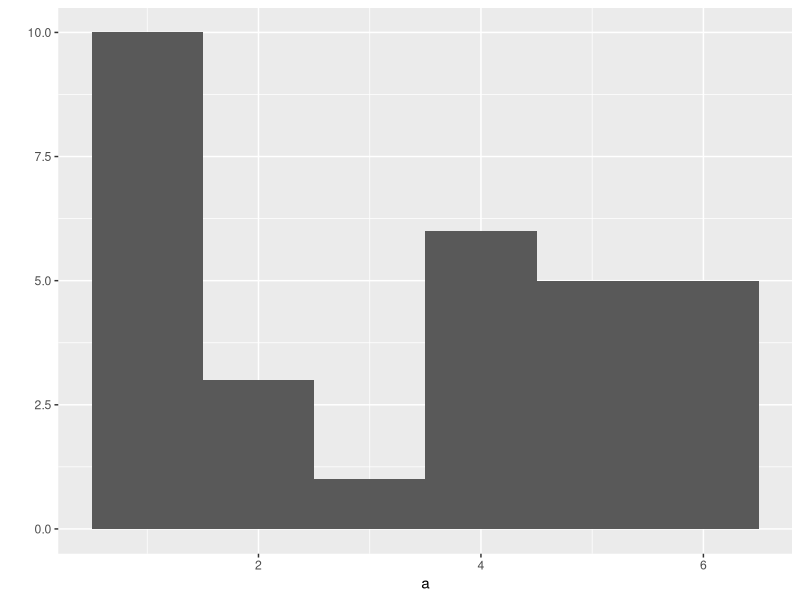
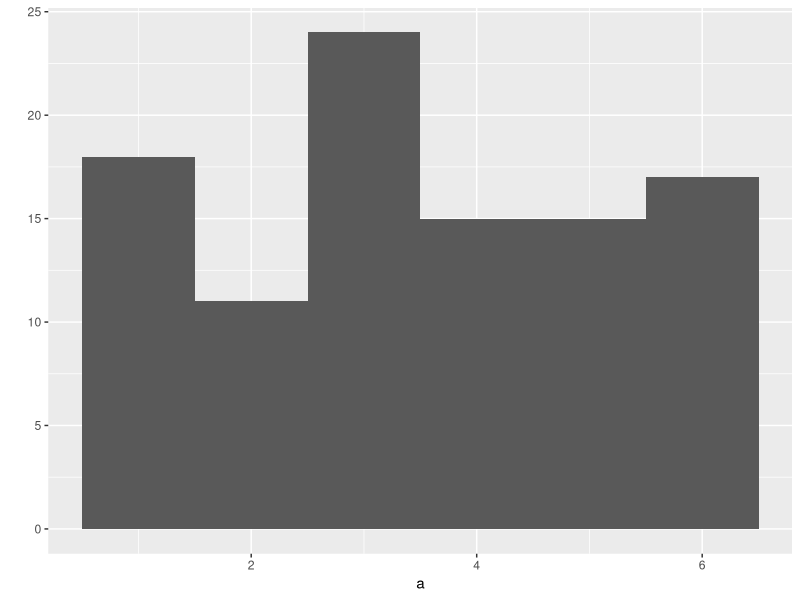
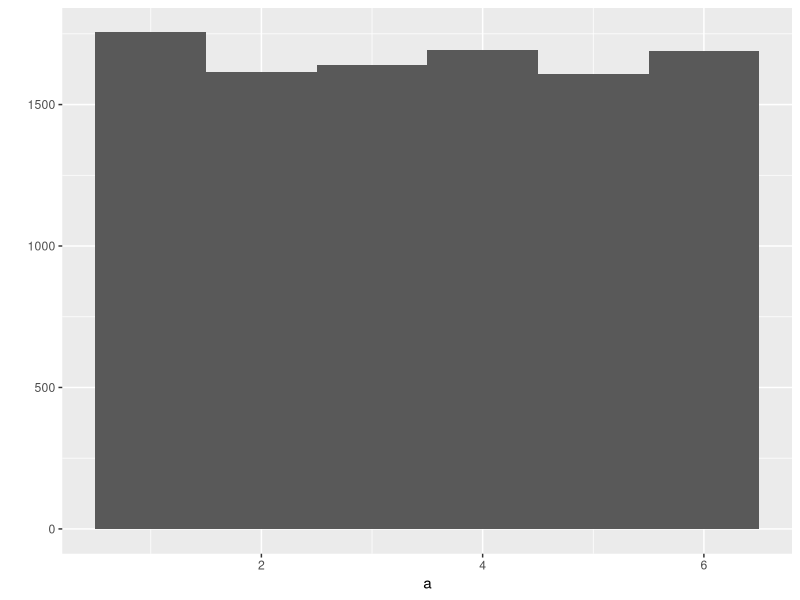
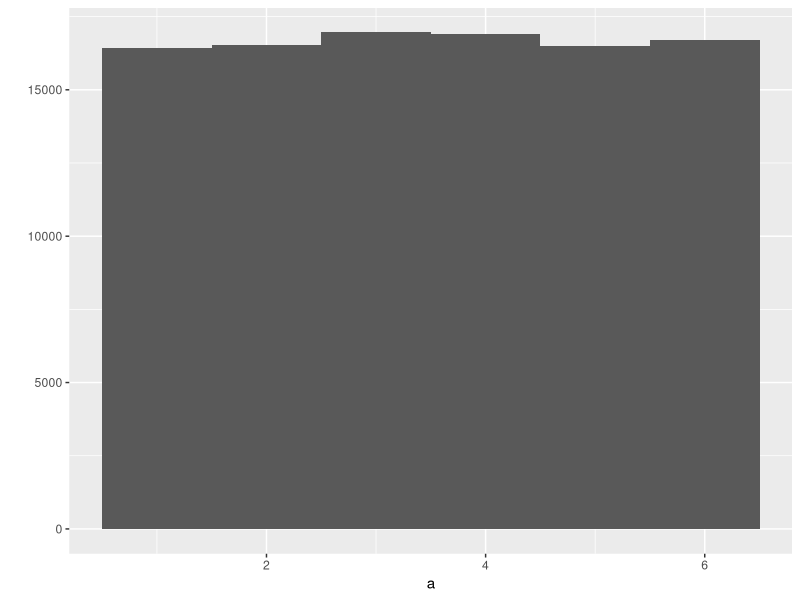
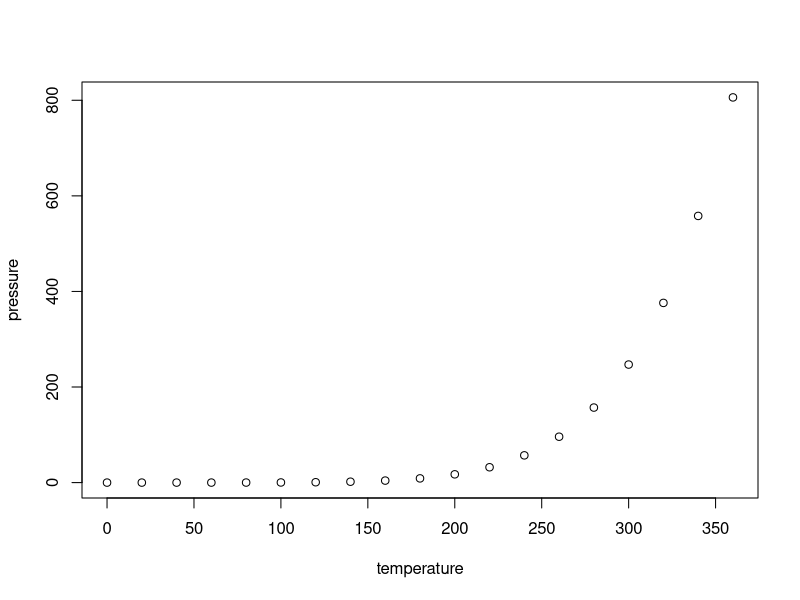

The R script that drew these images, in order:
## ---- chunk 1
a<-sample(1:6,size=30,replace = T)
print(a)
table(a)
## ---- chunk 2
chisq.test(table(a),p=rep(1/6,6))

## ---- chunk 3
x<-pbinom(5,30,1/6)
print(x)
## ---- chunk 4
x<-dbinom(6,30,1/6)
print(x)
## ---- chunk 5
x<-dbinom(7,30,1/6)
print(x)
## ---- chunk 6
x<-dbinom(8,30,1/6)
print(x)
## ---- chunk 7
a<-sample(1:6,size=100,replace = T)
mean(a)
## ---- chunk 8
a<-sample(1:6,size=30,replace = T)
print(a)
table(a)
library(ggplot2)
qplot(a,binwidth=1)
chisq.test(table(a),p=rep(1/6,6))

## ---- chunk 9
a<-sample(1:6,size=100,replace = T)
print(a)
table(a)
chisq.test(table(a),p=rep(1/6,6))
qplot(a,binwidth=1)

## ---- chunk 10
library(ggplot2)
a<-sample(1:6,size=10000,replace = T)
table(a)
chisq.test(table(a),p=rep(1/6,6))
qplot(a,binwidth=1)
## ---- chunk 11
library(ggplot2)
a<-sample(1:6,size=100000,replace = T)
table(a)
chisq.test(table(a),p=rep(1/6,6))
qplot(a,binwidth=1)
## ---- chunk 12
knitr::opts_chunk$set(echo = TRUE)
## ---- chunk 13
summary(cars)
## ---- chunk 14
plot(pressure)
